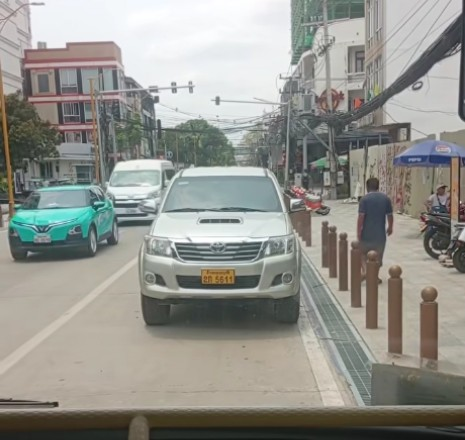
#> input picture AI/test_images/car.jpg, 465 x 440 px
$ python -i ocr_utils.py   (imports and definitions only)
#> lines starting #> are read from the running program, lines starting #| are printed output that depends on the picture
#> further down, picture is the input picture: shape (440, 465, 3); mean B, G, R 141.1, 147.2, 147
import cv2
import numpy as np
from . import config

# [132 lines left out: functions boxes_to_dicts, nms_by_overlap, group_into_lines, correct_context, fix_lookalike_pair, not called in this run]


def _placeholder(ref, xmin, xmax):
    return {'xmin': xmin, 'ymin': ref['ymin'], 'xmax': xmax, 'ymax': ref['ymax'],
            'y_center': ref['y_center'], 'class': '?', 'conf': 0.0}


# [115 lines left out: functions fill_digit_gaps, reconstruct_plate_text, rotate_image, not called in this run]


def apply_clahe(img):
    """Apply Contrast Limited Adaptive Histogram Equalization to normalize illumination."""
    if img is None or img.size == 0:
        return img
    # Convert BGR to LAB color space
    lab = cv2.cvtColor(img, cv2.COLOR_BGR2LAB)
#> lab: shape (440, 465, 3); mean of channels 0, 1, 2 153.3, 127, 131.4
    l, a, b = cv2.split(lab)
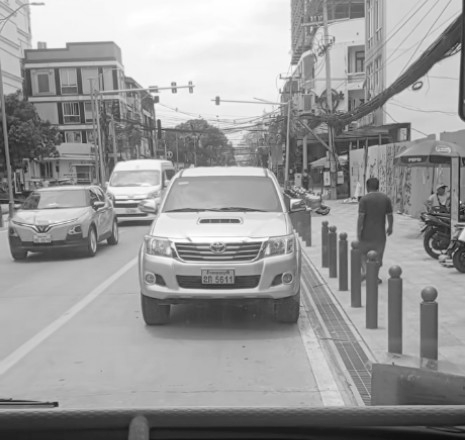
#> l: shape (440, 465); min 12, max 255, mean 153.3
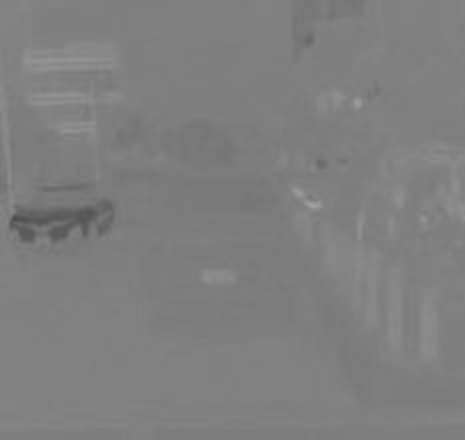
#> a: shape (440, 465); min 77, max 161, mean 127
    # Apply CLAHE to the lightness channel
    clahe = cv2.createCLAHE(clipLimit=2.0, tileGridSize=(8, 8))
    cl = clahe.apply(l)
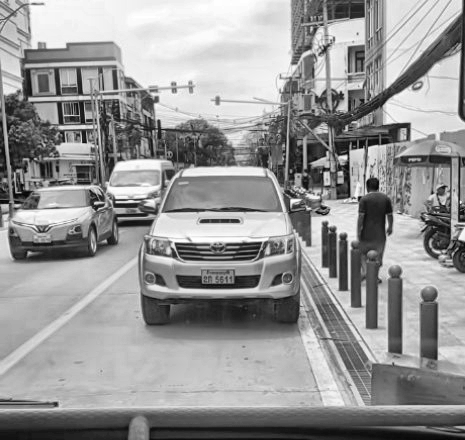
#> cl: shape (440, 465); min 4, max 255, mean 150
    # Merge channels and convert back to BGR
    merged = cv2.merge((cl, a, b))
#> merged: shape (440, 465, 3); mean of channels 0, 1, 2 150, 127, 131.4
    return cv2.cvtColor(merged, cv2.COLOR_LAB2BGR)
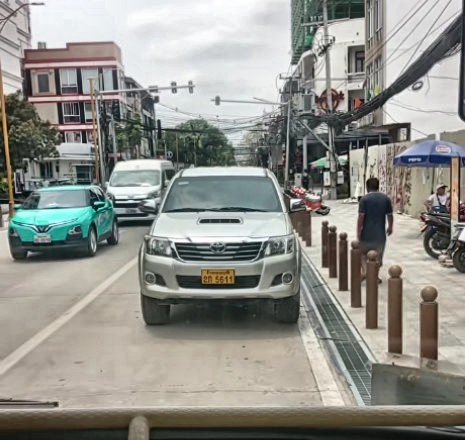
#> returned value: shape (440, 465, 3); mean B, G, R 138.7, 144.9, 144.7


# [74 lines left out: functions find_best_rotation_and_ocr, auto_crop_plate_by_chars, not called in this run]

>>> import cv2
>>> picture = cv2.imread('../test_images/car.jpg')
>>> result = apply_clahe(picture)
